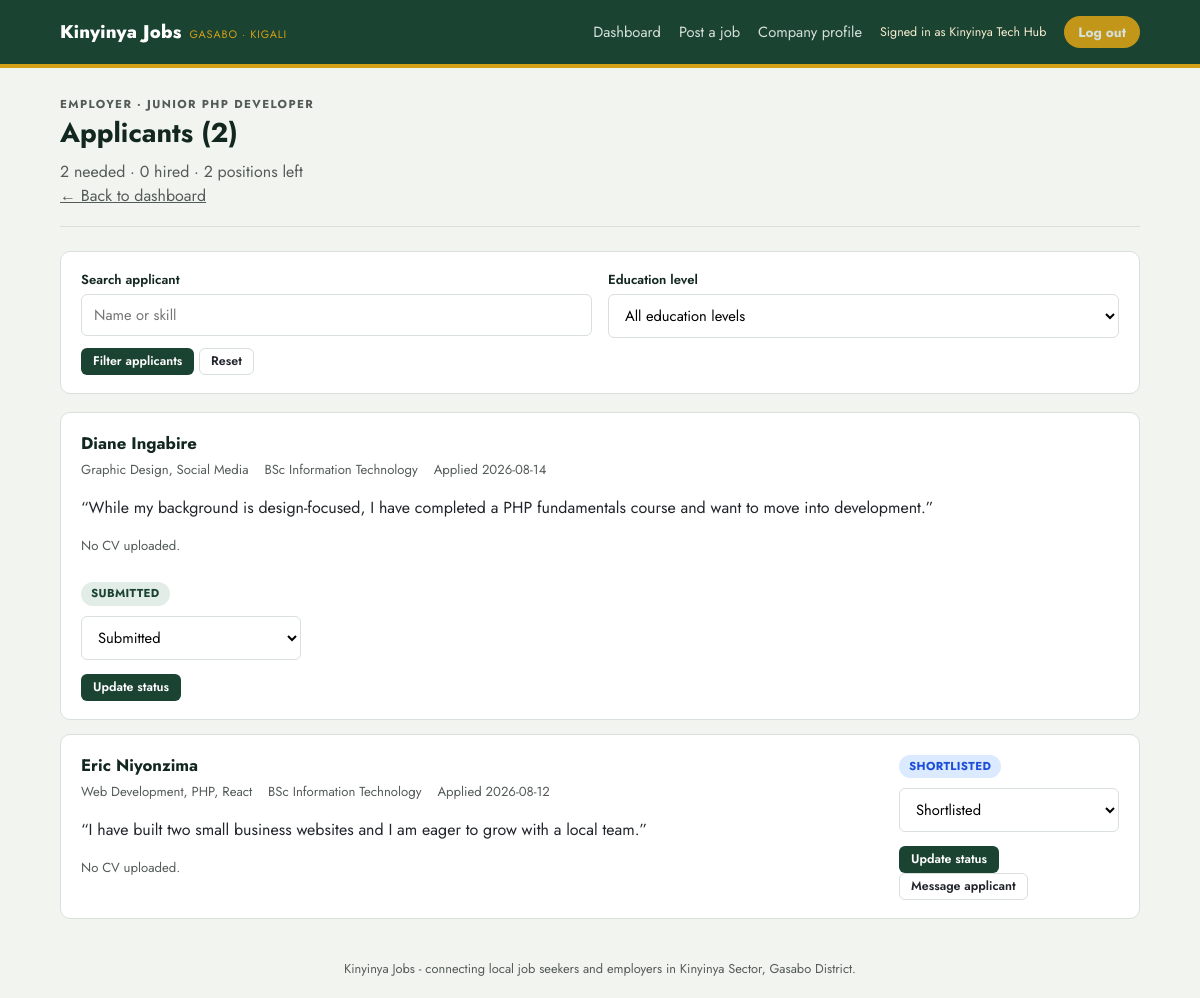
The app's page /employer/applicants.php?job_id=101 (signed in) with its own data.
### tables this page shows
CREATE TABLE IF NOT EXISTS employers (
  id        INT UNSIGNED AUTO_INCREMENT PRIMARY KEY,
  user_id   INT UNSIGNED NULL UNIQUE,
  name      VARCHAR(150) NOT NULL,
  industry  VARCHAR(150) NOT NULL,
  location  VARCHAR(150) NOT NULL,
  about     TEXT NULL,
  CONSTRAINT fk_employers_user FOREIGN KEY (user_id) REFERENCES users(id) ON DELETE CASCADE
);

CREATE TABLE IF NOT EXISTS jobs (
  id            INT UNSIGNED AUTO_INCREMENT PRIMARY KEY,
  employer_id   INT UNSIGNED NOT NULL,
  title         VARCHAR(150) NOT NULL,
  type          VARCHAR(50) NOT NULL DEFAULT 'Full-time',
  category      VARCHAR(100) NOT NULL DEFAULT 'General',
  location      VARCHAR(150) NOT NULL DEFAULT 'Kinyinya',
  description   TEXT NULL,
  requirements  TEXT NULL,
  salary_min    INT UNSIGNED NOT NULL DEFAULT 0,
  salary_max    INT UNSIGNED NOT NULL DEFAULT 0,
  positions_total INT UNSIGNED NOT NULL DEFAULT 1,
  deadline      DATE NOT NULL,
  posted        DATE NOT NULL,
  active        TINYINT(1) NOT NULL DEFAULT 1,
  status        ENUM('pending','approved','rejected') NOT NULL DEFAULT 'pending',
  views         INT UNSIGNED NOT NULL DEFAULT 0,
  CONSTRAINT fk_jobs_employer FOREIGN KEY (employer_id) REFERENCES employers(id) ON DELETE CASCADE,
  INDEX idx_jobs_status (status),
  INDEX idx_jobs_deadline (deadline)
);

CREATE TABLE IF NOT EXISTS applications (
  id            INT UNSIGNED AUTO_INCREMENT PRIMARY KEY,
  job_id        INT UNSIGNED NOT NULL,
  seeker_id     INT UNSIGNED NOT NULL,
  date          DATE NOT NULL,
  status        ENUM('submitted','under_review','shortlisted','hired','rejected') NOT NULL DEFAULT 'submitted',
  cover_letter  TEXT NULL,
  CONSTRAINT fk_applications_job FOREIGN KEY (job_id) REFERENCES jobs(id) ON DELETE CASCADE,
  CONSTRAINT fk_applications_seeker FOREIGN KEY (seeker_id) REFERENCES seekers(id) ON DELETE CASCADE,
  UNIQUE KEY uniq_application (job_id, seeker_id)
);

CREATE TABLE IF NOT EXISTS seekers (
  id         INT UNSIGNED AUTO_INCREMENT PRIMARY KEY,
  user_id    INT UNSIGNED NULL UNIQUE,
  name       VARCHAR(150) NOT NULL,
  skills     VARCHAR(255) NOT NULL,
  education  VARCHAR(150) NOT NULL,
  location   VARCHAR(150) NOT NULL,
  resume_url VARCHAR(255) NULL,
  CONSTRAINT fk_seekers_user FOREIGN KEY (user_id) REFERENCES users(id) ON DELETE CASCADE
);

### includes/config.php (called while the page is built, shortened)
<?php
function kj_url(string $path = ''): string {
    $documentRoot = isset($_SERVER['DOCUMENT_ROOT']) ? realpath($_SERVER['DOCUMENT_ROOT']) : false;
    $projectRoot = realpath(dirname(__DIR__));
    $base = '';
    if ($documentRoot && $projectRoot) {
        $doc = str_replace('\\', '/', rtrim($documentRoot, '/\\'));
        $project = str_replace('\\', '/', rtrim($projectRoot, '/\\'));
        if ($project === $doc || stripos($project, $doc . '/') === 0) {
            $base = substr($project, strlen($doc));
        }
    }
    return rtrim($base, '/') . '/' . ltrim($path, '/');
}

### includes/db.php (called while the page is built)
<?php
require_once __DIR__ . '/config.php';
function kj_db(): PDO {
    static $pdo = null;
    if ($pdo === null) {
        $dsn = 'mysql:host=' . DB_HOST . ';port=' . DB_PORT . ';dbname=' . DB_NAME . ';charset=utf8mb4';
        try {
            $pdo = new PDO($dsn, DB_USER, DB_PASS, [
                PDO::ATTR_ERRMODE            => PDO::ERRMODE_EXCEPTION,
                PDO::ATTR_DEFAULT_FETCH_MODE => PDO::FETCH_ASSOC,
                PDO::ATTR_EMULATE_PREPARES   => false,
            ]);
        } catch (PDOException $e) {
            http_response_code(500);
            die(
                '<h1>Database connection failed</h1>' .
                '<p>Could not connect to MySQL database <code>' . htmlspecialchars(DB_NAME) . '</code> ' .
                'on <code>' . htmlspecialchars(DB_HOST) . ':' . htmlspecialchars(DB_PORT) . '</code>.</p>' .
                '<p>Confirm MySQL is running, then use the one-time setup page to configure and import the database.</p>' .
                '<p><a href="' . htmlspecialchars(kj_url('setup.php')) . '">Open database setup</a></p>'
            );
        }
    }
    return $pdo;
}
function kj_index_by_id(array $rows): array {
    $out = [];
    foreach ($rows as $row) { $out[$row['id']] = $row; }
    return $out;
}

### includes/data.php (called while the page is built, shortened)
<?php
require_once __DIR__ . '/db.php';
function kj_job_select_sql(): string {
    return "SELECT j.*, (SELECT COUNT(*) FROM applications a WHERE a.job_id = j.id AND a.status = 'hired') AS positions_filled FROM jobs j";
}
function kj_job($id) {
    $stmt = kj_db()->prepare(kj_job_select_sql() . ' WHERE j.id = ?');
    $stmt->execute([(int) $id]);
    $row = $stmt->fetch();
    return $row ?: null;
}
function kj_job_positions_remaining(array $job): int {
    $total = max(1, (int) ($job['positions_total'] ?? 1));
    if (array_key_exists('positions_filled', $job)) {
        $filled = max(0, (int) $job['positions_filled']);
    } elseif (!empty($job['id'])) {
        $stmt = kj_db()->prepare("SELECT COUNT(*) FROM applications WHERE job_id = ? AND status = 'hired'");
        $stmt->execute([(int) ($job['id'] ?? 0)]);
        $filled = (int) $stmt->fetchColumn();
    } else {
        $filled = 0;
    }
    return max(0, $total - $filled);
}
function kj_employer($id) {
    $stmt = kj_db()->prepare('SELECT * FROM employers WHERE id = ?');
    $stmt->execute([(int) $id]);
    return $stmt->fetch() ?: null;
}
function kj_seeker($id) {
    $stmt = kj_db()->prepare('SELECT * FROM seekers WHERE id = ?');
    $stmt->execute([(int) $id]);
    return $stmt->fetch() ?: null;
}
function kj_applications_for_job($job_id): array {
    $stmt = kj_db()->prepare('SELECT * FROM applications WHERE job_id = ? ORDER BY date DESC, id DESC');
    $stmt->execute([(int) $job_id]);
    return kj_index_by_id($stmt->fetchAll());
}
function kj_status_label($status) {
    $labels = [
        'submitted' => 'Submitted', 'under_review' => 'Under review',
        'shortlisted' => 'Shortlisted', 'rejected' => 'Not selected', 'hired' => 'Hired',
    ];
    return $labels[$status] ?? ucfirst($status);
}
function kj_current_user() {
    if ($_SESSION['role'] === 'employer') return kj_employer($_SESSION['user_id']);
    return null;
}

### employer/applicants.php (the view, shortened to what this page needs)
<?php
require_once __DIR__ . '/../includes/data.php';
$jobId = (int) ($_GET['job_id'] ?? 0);
$job = kj_job($jobId);
$apps = kj_applications_for_job($jobId);
$positionsRemaining = kj_job_positions_remaining($job);
usort($apps, fn($a, $b) => strcmp($b['date'], $a['date']));
$keyword = trim($_GET['q'] ?? '');
$education = $_GET['education'] ?? '';
$apps = array_filter($apps, function ($app) use ($keyword, $education) {
    $profile = kj_seeker($app['seeker_id']);
    if (!$profile) return false;
    if ($education !== '' && $profile['education'] !== $education) return false;
    if ($keyword !== '' && stripos($profile['name'] . ' ' . $profile['skills'] . ' ' . $profile['education'], $keyword) === false) return false;
    return true;
});
$statuses = ['submitted', 'under_review', 'shortlisted', 'hired', 'rejected'];
require __DIR__ . '/../includes/header.php';
?>
<section class="pagehead">
  <p class="eyebrow">Employer · <?= htmlspecialchars($job['title']) ?></p>
  <h1>Applicants (<?= count($apps) ?>)</h1>
  <p><?= max(1, (int) $job['positions_total']) ?> needed · <?= (int) ($job['positions_filled'] ?? 0) ?> hired · <?= $positionsRemaining ?> position<?= $positionsRemaining === 1 ? '' : 's' ?> left</p>
  <p><a href="dashboard.php">&larr; Back to dashboard</a></p>
</section>
<form method="get" class="card compact-filter">
  <div class="grid-2">
    <div class="field"><label for="q">Search applicant</label><input id="q" name="q" value="<?= htmlspecialchars($keyword) ?>" placeholder="Name or skill"></div>
    <div class="field"><label for="education">Education level</label><select id="education" name="education"><option value="">All education levels</option></select></div>
  </div>
  <button class="btn btn-primary btn-sm" type="submit">Filter applicants</button>
  <a class="btn btn-ghost btn-sm" href="applicants.php?job_id=<?= $jobId ?>">Reset</a>
</form>
<?php foreach ($apps as $a): $seeker = kj_seeker($a['seeker_id']); ?>
  <div class="card">
    <div style="display:flex; justify-content:space-between; flex-wrap:wrap; gap:12px;">
      <div>
        <h3><?= htmlspecialchars($seeker['name']) ?></h3>
        <div class="meta">
          <span><?= htmlspecialchars($seeker['skills']) ?></span>
          <span><?= htmlspecialchars($seeker['education']) ?></span>
          <span>Applied <?= htmlspecialchars($a['date']) ?></span>
        </div>
        <?php if (trim((string) $a['cover_letter']) !== ''): ?>
          <p>&ldquo;<?= htmlspecialchars($a['cover_letter']) ?>&rdquo;</p>
        <?php else: ?>
          <p style="color:var(--ink-soft); font-size:.82rem;">No cover letter provided.</p>
        <?php endif; ?>
        <?php if (!empty($seeker['resume_url'])): ?>
          <p><a class="btn btn-ghost btn-sm" href="<?= htmlspecialchars(kj_url('resume.php?application_id=' . $a['id'])) ?>" target="_blank" rel="noopener">View CV</a></p>
        <?php else: ?>
          <p style="color:var(--ink-soft); font-size:.82rem;">No CV uploaded.</p>
        <?php endif; ?>
      </div>
      <div style="min-width:220px;">
        <span class="badge <?= $a['status'] ?>"><?= kj_status_label($a['status']) ?></span>
        <form method="post" style="margin-top:10px;">
          <div class="field">
            <select name="status">
              <?php foreach ($statuses as $s): ?>
                <option value="<?= $s ?>" <?= $s === $a['status'] ? 'selected' : '' ?> <?= $s === 'hired' && $positionsRemaining === 0 && $a['status'] !== 'hired' ? 'disabled' : '' ?>><?= kj_status_label($s) ?></option>
              <?php endforeach; ?>
            </select>
          </div>
          <button class="btn btn-primary btn-sm" type="submit">Update status</button>
        </form>
        <?php if (in_array($a['status'], ['shortlisted', 'hired'], true)): ?>
          <a class="btn btn-ghost btn-sm" href="<?= kj_url('messages.php?application_id=' . $a['id']) ?>">Message applicant</a>
        <?php endif; ?>
      </div>
    </div>
  </div>
<?php endforeach; ?>
<?php require __DIR__ . '/../includes/footer.php'; ?>

### includes/header.php (shortened to what this page needs)
<?php
$role = $_SESSION['role'] ?? null;
$user = kj_current_user();
function kj_base($path) {
    return kj_url($path);
}
?>
<!doctype html>
<html lang="en">
<head>
<link rel="stylesheet" href="<?= kj_base('assets/style.css') ?>">
</head>
<body>
<header class="topbar">
  <div class="wrap">
    <a class="brand" href="<?= kj_base('index.php') ?>">Kinyinya Jobs <small>Gasabo · Kigali</small></a>
    <nav class="topnav">
      <?php if ($role === 'seeker'): ?>
        <a href="<?= kj_base('seeker/dashboard.php') ?>">My applications</a>
        <a href="<?= kj_base('seeker/jobs.php') ?>">Browse jobs</a>
        <a href="<?= kj_base('seeker/profile.php') ?>">My profile</a>
        <span class="who">Signed in as <?= htmlspecialchars($user['name']) ?></span>
        <a class="pill" href="<?= kj_base('logout.php') ?>">Log out</a>
      <?php elseif ($role === 'employer'): ?>
        <a href="<?= kj_base('employer/dashboard.php') ?>">Dashboard</a>
        <a href="<?= kj_base('employer/post-job.php') ?>">Post a job</a>
        <a href="<?= kj_base('employer/profile.php') ?>">Company profile</a>
        <span class="who">Signed in as <?= htmlspecialchars($user['name']) ?></span>
        <a class="pill" href="<?= kj_base('logout.php') ?>">Log out</a>
      <?php elseif ($role === 'admin'): ?>
        <a href="<?= kj_base('admin/dashboard.php') ?>">Overview</a>
        <span class="who">Platform Admin</span>
        <a class="pill" href="<?= kj_base('logout.php') ?>">Log out</a>
      <?php else: ?>
        <a href="<?= kj_base('index.php') ?>#login">Log in</a>
        <a class="pill" href="<?= kj_base('register.php') ?>">Create account</a>
      <?php endif; ?>
    </nav>
  </div>
</header>
<main class="wrap">

### assets/style.css (style rules this page uses)
:root { --green-900: #12271f; --green-700: #1b4332; --green-500: #2d6a4f; --green-100: #e3ede7; --ochre-600: #b8860b; --ochre-400: #d4a017; --ochre-100: #f7ecd0; --brick-600: #a13d2d; --brick-100: #f4e0da; --ink: #21252b; --ink-soft: #545c58; --paper: #f2f4f0; --card: #ffffff; --line: #d9e0da; --radius: 10px; --font-display: "Jost", sans-serif; --font-body: "Jost", sans-serif; --font-mono: "Jost", sans-serif; }
* { box-sizing: border-box; }
body { margin: 0; overflow-x: hidden; background: var(--paper); color: var(--ink); font-family: var(--font-body); line-height: 1.5; }
button, input, select, textarea, code, pre { font-family: var(--font-body); }
a { color: inherit; }
.wrap { max-width: 1120px; margin: 0 auto; padding: 0 20px; }
.topbar { background: var(--green-700); color: #fff; border-bottom: 4px solid var(--ochre-400); }
.topbar .wrap { display: flex; align-items: center; justify-content: space-between; min-height: 64px; flex-wrap: wrap; gap: 10px; }
.brand { display: flex; align-items: baseline; gap: 8px; font-family: var(--font-display); font-weight: 800; font-size: 1.15rem; letter-spacing: 0.01em; text-decoration: none; color: #fff; }
.brand small { font-family: var(--font-mono); font-weight: 400; font-size: 0.68rem; color: var(--ochre-400); letter-spacing: 0.08em; text-transform: uppercase; }
.topnav { display: flex; align-items: center; gap: 18px; font-size: 0.92rem; }
.topnav a { text-decoration: none; color: #eaf1ec; opacity: 0.9; }
.pill { background: var(--ochre-400); color: var(--green-900); font-weight: 700; padding: 6px 14px; border-radius: 999px; font-size: 0.85rem; text-decoration: none; }
.who { font-family: var(--font-mono); font-size: 0.78rem; color: var(--ochre-100); }
.pagehead { padding: 28px 0 18px; border-bottom: 1px solid var(--line); margin-bottom: 24px; }
.eyebrow { font-family: var(--font-mono); text-transform: uppercase; letter-spacing: 0.12em; font-size: 0.72rem; color: var(--green-500); font-weight: 700; margin: 0 0 6px; }
.pagehead h1 { font-family: var(--font-display); font-size: 1.7rem; margin: 0 0 6px; color: var(--green-900); }
.pagehead p { margin: 0; color: var(--ink-soft); max-width: 60ch; }
.card { background: var(--card); border: 1px solid var(--line); border-radius: var(--radius); padding: 18px 20px; margin-bottom: 14px; }
.card h3 { margin: 0 0 4px; font-family: var(--font-display); font-size: 1.05rem; color: var(--green-900); }
.card .meta { font-size: 0.82rem; color: var(--ink-soft); margin-bottom: 8px; }
.card .meta span { margin-right: 12px; }
.badge { display: inline-block; font-size: 0.72rem; font-weight: 700; padding: 3px 10px; border-radius: 999px; text-transform: uppercase; letter-spacing: 0.03em; }
.badge.submitted { background: var(--green-100); color: var(--green-700); }
.badge.shortlisted { background: #dbeafe; color: #1d4ed8; }
.btn { display: inline-block; font-family: var(--font-body); font-weight: 600; font-size: 0.86rem; padding: 8px 16px; border-radius: 6px; border: 1px solid transparent; cursor: pointer; text-decoration: none; line-height: 1.2; }
.btn-primary { background: var(--green-700); color: #fff; }
.btn-ghost { background: transparent; border-color: var(--line); color: var(--ink); }
.btn-sm { padding: 5px 11px; font-size: 0.78rem; }
.field { margin-bottom: 14px; }
.field label { display: block; font-size: 0.82rem; font-weight: 600; margin-bottom: 4px; color: var(--green-900); }
.field input, .field select, .field textarea { width: 100%; padding: 9px 12px; border: 1px solid var(--line); border-radius: 6px; font-family: var(--font-body); font-size: 0.92rem; background: #fff; }
.grid-2 { display: grid; grid-template-columns: 1fr 1fr; gap: 16px; }
.compact-filter { margin-bottom: 18px; }
.compact-filter .field { margin-bottom: 10px; }

### records on screen
employers: name "Kinyinya Tech Hub"
jobs: title "JUNIOR PHP DEVELOPER", positions_total "2"
applications: seeker.name "Diane Ingabire", seeker.skills "Graphic Design, Social Media", seeker.education "BSc Information Technology", date "2026-08-14", cover_letter "While my background is design-focused, I have completed a PHP fundamentals course and want to move into development.", status "SUBMITTED"
applications: seeker.name "Eric Niyonzima", seeker.skills "Web Development, PHP, React", seeker.education "BSc Information Technology", date "2026-08-12", cover_letter "I have built two small business websites and I am eager to grow with a local team.", status "SHORTLISTED"

### other values on screen
count($apps) "2"
$job['positions_filled'] "0"
form field status "Submitted"
form field status "Shortlisted"
